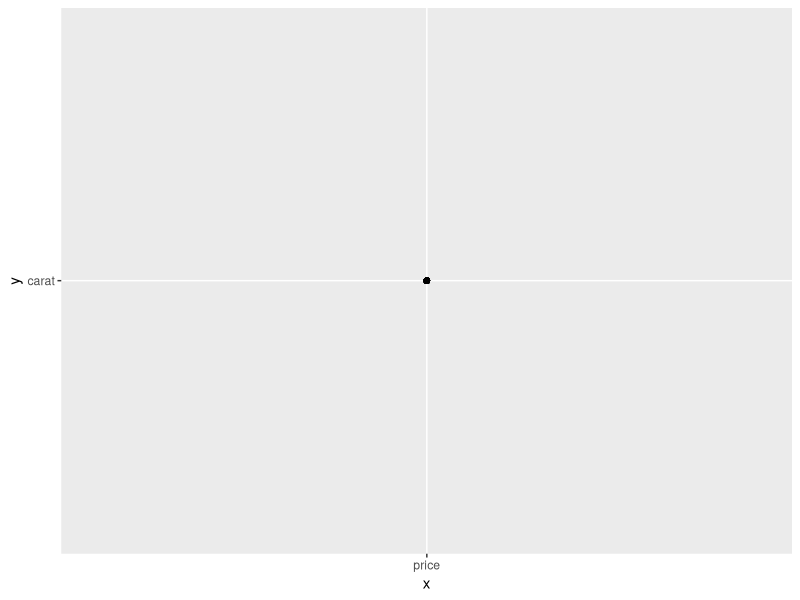
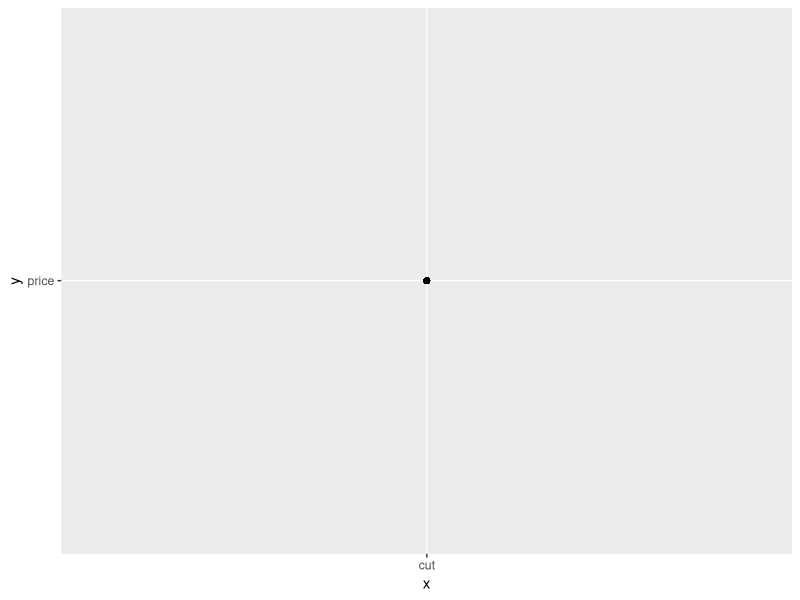

Write R code to recreate these figures, in order.
## ---- chunk 1
knitr::opts_chunk$set(echo = TRUE)
library(tidyverse)
## ---- chunk 2
### In this code chunk, start with the diamonds dataset (built in to
### ggplot2 package) and create a plot of price vs. carat (or some other
### variables of your choice)

 
ggplot(data = diamonds) +
  geom_point(aes(x = "price", y = "carat"))


## ---- chunk 3
### In this code chunk, start with the diamonds dataset (built in to
### ggplot2 package) and create a subset based on filtering, e.g., 
### size greater than 1 carat or cut is "Ideal"

diamonds_clen <- diamonds %>% 
  filter(carat > 1)

## ---- chunk 4

##hey conner!

subset_carat <- diamonds %>% 
  filter(carat > 4)

## ---- chunk 5
ggplot(data = diamonds) +
  geom_point(aes(x = "cut", y = "price"))


